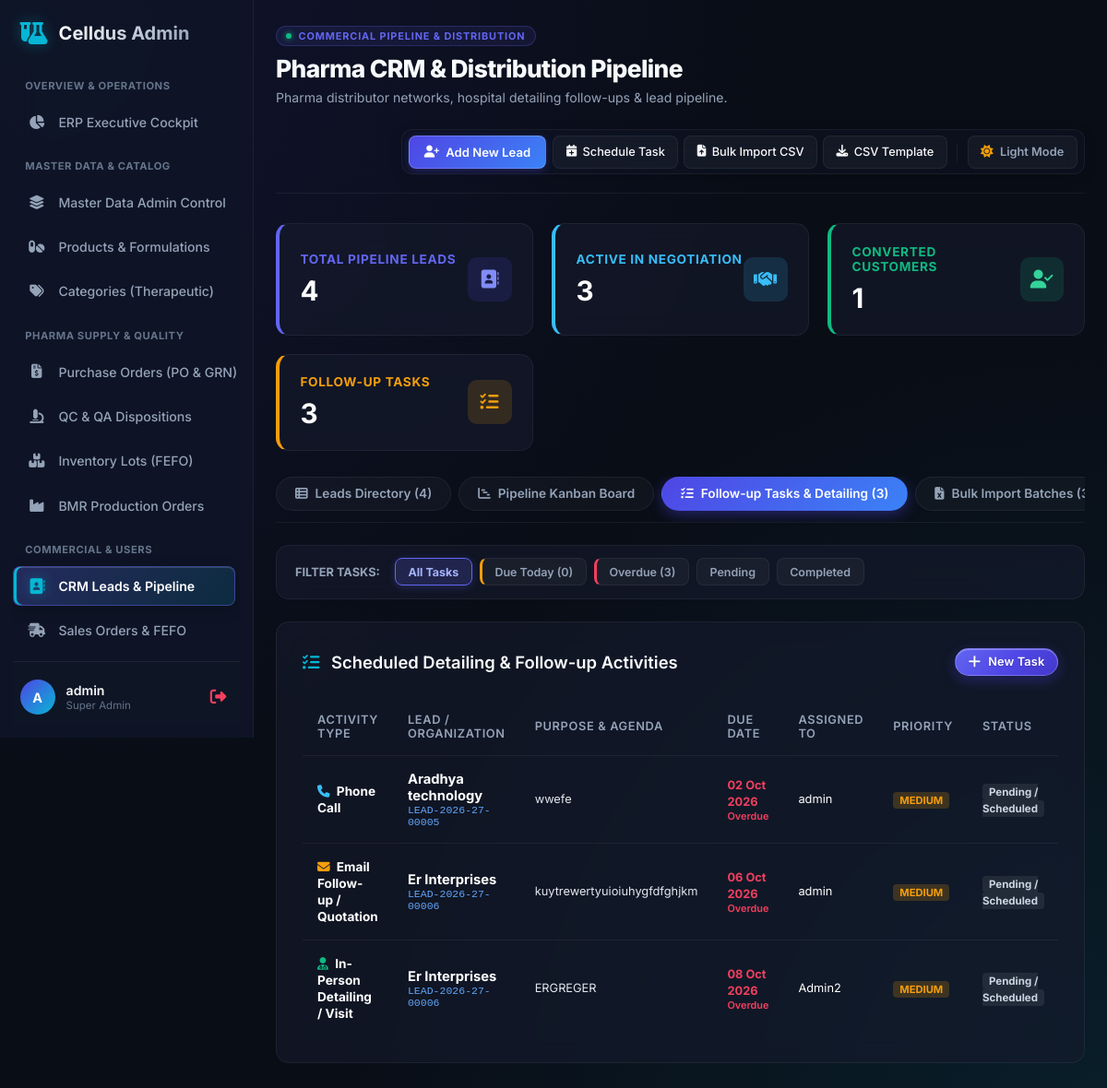
Page /dashboard/crm/?tab=tasks (signed in) on the earlier database version.
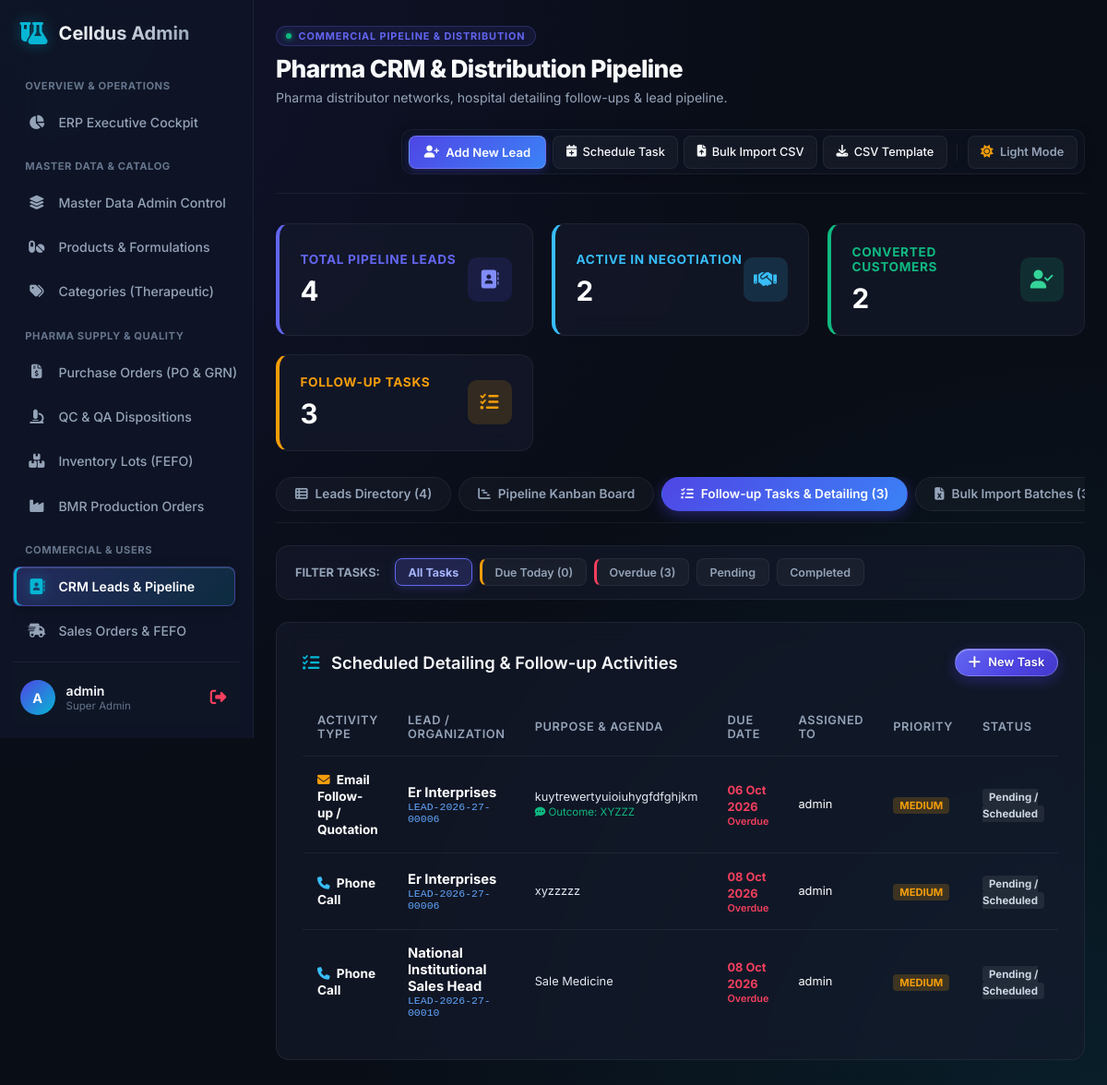
Same page on the later database version.
### erp_crm/models.py (models this page shows, shortened)
class FollowUpTask(ERPBaseModel):
    ACTIVITY_CHOICES = (
        ('CALL', 'Phone Call'),
        ('VISIT', 'In-Person Detailing / Visit'),
        ('EMAIL', 'Email Follow-up / Quotation'),
        ('MEETING', 'Commercial Negotiation Meeting'),
    )
    STATUS_CHOICES = (
        ('PENDING', 'Pending / Scheduled'),
        ('COMPLETED', 'Completed'),
        ('RESCHEDULED', 'Rescheduled'),
        ('CANCELLED', 'Cancelled'),
    )
    lead = models.ForeignKey(Lead, on_delete=models.CASCADE, related_name='tasks')
    activity_type = models.CharField(max_length=20, choices=ACTIVITY_CHOICES, default='CALL')
    purpose = models.CharField(max_length=255)
    due_date = models.DateField(db_index=True)
    assigned_to = models.ForeignKey(settings.AUTH_USER_MODEL, on_delete=models.SET_NULL, null=True, blank=True, related_name='crm_tasks')
    priority = models.CharField(max_length=20, default='MEDIUM', choices=(('LOW', 'Low'), ('MEDIUM', 'Medium'), ('HIGH', 'High')))
    status = models.CharField(max_length=20, choices=STATUS_CHOICES, default='PENDING', db_index=True)
    outcome_notes = models.TextField(blank=True)
    completed_at = models.DateTimeField(null=True, blank=True)

class Lead(ERPBaseModel):
    LEAD_TYPE_CHOICES = (
        ('DISTRIBUTOR', 'Distributor / Wholesaler'),
        ('STOCKIST', 'Stockist / C&F'),
        ('RETAILER', 'Retail Chemist / Pharmacy'),
        ('HOSPITAL', 'Hospital / Medical Center'),
        ('CLINIC', 'Doctor Clinic'),
        ('INSTITUTIONAL', 'Institutional / Government Buyer'),
        ('OTHER', 'Other'),
    )
    STAGE_CHOICES = (
        ('NEW', 'New Lead'),
        ('CONTACTED', 'Initial Contact Made'),
        ('FOLLOW_UP', 'Active Follow-Up'),
        ('QUALIFIED', 'Qualified Prospect'),
        ('QUOTATION', 'Quotation / Commercial Proposal Sent'),
        ('CONVERTED', 'Converted to Customer'),
        ('LOST', 'Lost Opportunity'),
    )
    lead_id = models.CharField(max_length=60, unique=True, editable=False, db_index=True)
    lead_type = models.CharField(max_length=30, choices=LEAD_TYPE_CHOICES, default='DISTRIBUTOR')
    organization_name = models.CharField(max_length=200, db_index=True)
    contact_person = models.CharField(max_length=150)
    phone = models.CharField(max_length=30, db_index=True)
    email = models.EmailField(blank=True, db_index=True)
    city = models.CharField(max_length=100)
    state = models.CharField(max_length=100)
    territory = models.CharField(max_length=100, blank=True)
    tax_or_drug_license = models.CharField(max_length=100, blank=True)
    source = models.CharField(max_length=100, default='Field Inquiry', help_text="e.g. Website, Medical Expo, Field Call")
    stage = models.CharField(max_length=30, choices=STAGE_CHOICES, default='NEW', db_index=True)
    owner = models.ForeignKey(settings.AUTH_USER_MODEL, null=True, blank=True, on_delete=models.SET_NULL, related_name='assigned_leads')
    next_follow_up_date = models.DateField(null=True, blank=True, db_index=True)
    lost_reason = models.TextField(blank=True)
    notes = models.TextField(blank=True)

### main/dashboard_erp_views.py (the view, shortened to what this page needs)
# urls.py: path('dashboard/crm/', dashboard_erp_views.dashboard_crm, name='dashboard_crm'),
@staff_required
def dashboard_crm(request):
    search = request.GET.get('q', '').strip()
    stage_filter = request.GET.get('stage', '').strip()
    type_filter = request.GET.get('type', '').strip()
    owner_filter = request.GET.get('owner', '').strip()
    task_filter = request.GET.get('task_status', 'ALL').strip()
    active_tab = request.GET.get('tab', 'leads').strip()
    today = timezone.now().date()
    all_leads_qs = Lead.objects.select_related('owner').prefetch_related('tasks').order_by('-created_at')
    leads_qs = all_leads_qs
    if stage_filter and stage_filter != 'ALL':
        leads_qs = leads_qs.filter(stage=stage_filter)
    if type_filter and type_filter != 'ALL':
        leads_qs = leads_qs.filter(lead_type=type_filter)
    if owner_filter and owner_filter != 'ALL':
        leads_qs = leads_qs.filter(owner_id=owner_filter)
    tasks_qs = FollowUpTask.objects.select_related('lead', 'assigned_to').order_by('due_date')
    if task_filter == 'PENDING':
        tasks_qs = tasks_qs.filter(status='PENDING')
    elif task_filter == 'COMPLETED':
        tasks_qs = tasks_qs.filter(status='COMPLETED')
    elif task_filter == 'DUE_TODAY':
        tasks_qs = tasks_qs.filter(due_date=today, status='PENDING')
    elif task_filter == 'OVERDUE':
        tasks_qs = tasks_qs.filter(due_date__lt=today, status='PENDING')
    total_leads = Lead.objects.count()
    active_pipeline_count = Lead.objects.filter(stage__in=['NEW', 'CONTACTED', 'FOLLOW_UP', 'QUALIFIED', 'QUOTATION']).count()
    converted_count = Lead.objects.filter(stage='CONVERTED').count()
    lost_count = Lead.objects.filter(stage='LOST').count()
    conversion_rate = round((converted_count / total_leads * 100), 1) if total_leads > 0 else 0
    tasks_due_today = FollowUpTask.objects.filter(due_date=today, status='PENDING').count()
    tasks_overdue = FollowUpTask.objects.filter(due_date__lt=today, status='PENDING').count()
    total_tasks = FollowUpTask.objects.count()
    stage_counts = {
        'NEW': Lead.objects.filter(stage='NEW').count(),
        'CONTACTED': Lead.objects.filter(stage='CONTACTED').count(),
        'FOLLOW_UP': Lead.objects.filter(stage='FOLLOW_UP').count(),
        'QUALIFIED': Lead.objects.filter(stage='QUALIFIED').count(),
        'QUOTATION': Lead.objects.filter(stage='QUOTATION').count(),
        'CONVERTED': Lead.objects.filter(stage='CONVERTED').count(),
        'LOST': Lead.objects.filter(stage='LOST').count(),
    }
    pipeline_columns = [
        {
            'stage': 'NEW',
            'title': 'New Leads',
            'badge_color': '#3b82f6',
            'leads': all_leads_qs.filter(stage='NEW')[:20]
        },
        {
            'stage': 'CONTACTED',
            'title': 'Contacted',
            'badge_color': '#8b5cf6',
            'leads': all_leads_qs.filter(stage='CONTACTED')[:20]
        },
        {
            'stage': 'FOLLOW_UP',
            'title': 'Active Follow-Up',
            'badge_color': '#06b6d4',
            'leads': all_leads_qs.filter(stage='FOLLOW_UP')[:20]
        },
        {
            'stage': 'QUALIFIED',
            'title': 'Qualified',
            'badge_color': '#f59e0b',
            'leads': all_leads_qs.filter(stage='QUALIFIED')[:20]
        },
        {
            'stage': 'QUOTATION',
            'title': 'Quotation Sent',
            'badge_color': '#ec4899',
            'leads': all_leads_qs.filter(stage='QUOTATION')[:20]
        },
        {
            'stage': 'CONVERTED',
            'title': 'Converted (Won)',
            'badge_color': '#10b981',
            'leads': all_leads_qs.filter(stage='CONVERTED')[:20]
        },
    ]
    import_batches = LeadImportBatch.objects.select_related('created_by').order_by('-created_at')[:30]
    staff_users = User.objects.filter(is_active=True).order_by('username')
    all_leads_dropdown = Lead.objects.only('id', 'lead_id', 'organization_name').order_by('organization_name')
    context = {
        'leads': leads_qs[:150],
        'all_leads_dropdown': all_leads_dropdown,
        'tasks': tasks_qs[:100],
        'pipeline_columns': pipeline_columns,
        'import_batches': import_batches,
        'staff_users': staff_users,
        'stage_choices': Lead.STAGE_CHOICES,
        'lead_type_choices': Lead.LEAD_TYPE_CHOICES,
        'activity_choices': FollowUpTask.ACTIVITY_CHOICES,
        'task_priority_choices': (('LOW', 'Low'), ('MEDIUM', 'Medium'), ('HIGH', 'High')),
        'task_status_choices': FollowUpTask.STATUS_CHOICES,
        'total_leads': total_leads,
        'active_pipeline_count': active_pipeline_count,
        'converted_count': converted_count,
        'lost_count': lost_count,
        'conversion_rate': conversion_rate,
        'tasks_due_today': tasks_due_today,
        'tasks_overdue': tasks_overdue,
        'total_tasks': total_tasks,
        'stage_counts': stage_counts,
        'today': today,
        'search_query': search,
        'stage_filter': stage_filter,
        'type_filter': type_filter,
        'owner_filter': owner_filter,
        'task_filter': task_filter,
        'active_tab': active_tab,
    }
    return render(request, 'dashboard/erp_crm.html', context)

### main/context_processors.py (called while the page is built)
def footer_blogs(request):
    return {"footer_blogs": Blog.objects.all().order_by('-created_at')[:2]}

### main/dashboard_erp_views.py (called while the page is built)
def staff_required(view_func):
    return user_passes_test(lambda u: u.is_active and u.is_staff, login_url='dashboard_login')(view_func)

### templates/dashboard/erp_crm.html (shortened to what the changed rows need)
{% extends 'dashboard/base.html' %}
{% load static %}
{% block page_title %}
<span class="crm-header-eyebrow">
    <span class="live-status-dot"></span>
    <span>COMMERCIAL PIPELINE & DISTRIBUTION</span>
</span>
<span class="crm-header-main-title">Pharma CRM & Distribution Pipeline</span>
{% endblock %}
{% block content %}
<div class="stats-grid" style="display: grid; grid-template-columns: repeat(auto-fit, minmax(220px, 1fr)); gap: 1.25rem; margin-bottom: 1.75rem; width: 100%; box-sizing: border-box;">
    <a href="?tab=pipeline" class="stats-card-link" style="text-decoration: none; color: inherit; display: block;" title="View Pipeline Kanban Board">
        <div class="stats-card" style="border-left: 4px solid #38bdf8; cursor: pointer;">
            <div class="stats-info">
                <h3 style="color: #38bdf8;">Active In Negotiation</h3>
                <div class="stats-number">{{ active_pipeline_count }}</div>
            </div>
        </div>
    </a>
    <a href="?tab=leads&stage=CONVERTED" class="stats-card-link" style="text-decoration: none; color: inherit; display: block;" title="View Converted Customers">
        <div class="stats-card" style="border-left: 4px solid #10b981; cursor: pointer;">
            <div class="stats-info">
                <h3 style="color: #10b981;">Converted Customers</h3>
                <div class="stats-number">{{ converted_count }}</div>
            </div>
        </div>
    </a>
</div>
{% if active_tab == 'tasks' %}
<div class="panel">
    <div class="panel-header">
        <h2 class="panel-title">
            <i class="fa-solid fa-list-check" style="color: #06b6d4; margin-right: 0.5rem;"></i>
            Scheduled Detailing & Follow-up Activities
        </h2>
    </div>
    <div class="table-container">
        <table class="custom-table">
            <thead>
                <tr>
                    <th>Activity Type</th>
                    <th>Lead / Organization</th>
                    <th>Purpose & Agenda</th>
                    <th>Due Date</th>
                    <th>Assigned To</th>
                    <th>Priority</th>
                    <th>Status</th>
                </tr>
            </thead>
            <tbody>
                {% for task in tasks %}
                <tr>
                    <td>
                        <strong style="color: #fff; font-size: 0.85rem;">
                            {% if task.activity_type == 'CALL' %}<i class="fa-solid fa-phone" style="color: #38bdf8; margin-right: 4px;"></i>
                            {% elif task.activity_type == 'VISIT' %}<i class="fa-solid fa-user-doctor" style="color: #10b981; margin-right: 4px;"></i>
                            {% elif task.activity_type == 'EMAIL' %}<i class="fa-solid fa-envelope" style="color: #f59e0b; margin-right: 4px;"></i>
                            {% else %}<i class="fa-solid fa-handshake" style="color: #ec4899; margin-right: 4px;"></i>{% endif %}
                            {{ task.get_activity_type_display }}
                        </strong>
                    </td>
                    <td>
                        <div style="font-weight: 700; color: #fff;">{{ task.lead.organization_name }}</div>
                        <div style="font-size: 0.72rem; color: #60a5fa; font-family: monospace;">{{ task.lead.lead_id }}</div>
                    </td>
                    <td style="max-width: 250px;">
                        <div style="font-size: 0.8rem; color: #e2e8f0;">{{ task.purpose }}</div>
                        {% if task.outcome_notes %}
                        <div style="font-size: 0.72rem; color: #10b981; margin-top: 2px;">
                            <i class="fa-solid fa-comment-dots"></i> Outcome: {{ task.outcome_notes }}
                        </div>
                        {% endif %}
                    </td>
                    <td>
                        <span style="font-size: 0.8rem; font-weight: 700;
                            {% if task.status == 'COMPLETED' %}color: var(--text-muted);
                            {% elif task.due_date < today %}color: #f43f5e;
                            {% elif task.due_date == today %}color: #f59e0b;
                            {% else %}color: #10b981;{% endif %}">
                            {{ task.due_date|date:"d M Y" }}
                        </span>
                        {% if task.status == 'PENDING' %}
                            {% if task.due_date < today %}<div style="font-size: 0.68rem; color: #f43f5e; font-weight: 600;">Overdue</div>
                            {% elif task.due_date == today %}<div style="font-size: 0.68rem; color: #f59e0b; font-weight: 600;">Due Today</div>{% endif %}
                        {% endif %}
                    </td>
                    <td>
                        <div style="font-size: 0.8rem; color: #fff;">{{ task.assigned_to.username|default:"-- Unassigned --" }}</div>
                    </td>
                    <td>
                        <span style="padding: 2px 7px; border-radius: 4px; font-size: 0.7rem; font-weight: 700;
                            {% if task.priority == 'HIGH' %}background: rgba(244, 63, 94, 0.2); color: #f43f5e;
                            {% elif task.priority == 'MEDIUM' %}background: rgba(245, 158, 11, 0.2); color: #f59e0b;
                            {% else %}background: rgba(16, 185, 129, 0.2); color: #10b981;{% endif %}">
                            {{ task.priority }}
                        </span>
                    </td>
                    <td>
                        <span style="padding: 2px 7px; border-radius: 4px; font-size: 0.72rem; font-weight: 700;
                            {% if task.status == 'COMPLETED' %}background: rgba(16, 185, 129, 0.2); color: #10b981;
                            {% elif task.status == 'CANCELLED' %}background: rgba(244, 63, 94, 0.2); color: #f43f5e;
                            {% elif task.status == 'RESCHEDULED' %}background: rgba(139, 92, 246, 0.2); color: #a78bfa;
                            {% else %}background: rgba(255, 255, 255, 0.08); color: #cbd5e1;{% endif %}">
                            {{ task.get_status_display }}
                        </span>
                    </td>
                </tr>
                {% empty %}
                <tr>
                    <td colspan="8" style="text-align: center; color: var(--text-muted); padding: 3rem;">
                        No follow-up tasks found for this filter.
                    </td>
                </tr>
                {% endfor %}
            </tbody>
        </table>
    </div>
</div>
{% endif %}
{% endblock %}

Differences in the rows shown:
removed FollowUpTask: activity_type "Phone Call", lead.organization_name "Aradhya technology", lead.lead_id "LEAD-2026-27-00005", purpose "wwefe", due_date "02 Oct 2026", shows "Overdue", assigned_to.username "admin", priority "MEDIUM", status "Pending / Scheduled"
removed FollowUpTask: activity_type "In-Person Detailing / Visit", lead.organization_name "Er Interprises", lead.lead_id "LEAD-2026-27-00006", purpose "ERGREGER", due_date "08 Oct 2026", shows "Overdue", assigned_to.username "Admin2", priority "MEDIUM", status "Pending / Scheduled"
changed FollowUpTask "Email Follow-up / Quotation": outcome_notes (not shown) → "XYZZZ"
added FollowUpTask: activity_type "Phone Call", lead.organization_name "Er Interprises", lead.lead_id "LEAD-2026-27-00006", purpose "xyzzzzz", due_date "08 Oct 2026", shows "Overdue", assigned_to.username "admin", priority "MEDIUM", status "Pending / Scheduled"
added FollowUpTask: activity_type "Phone Call", lead.organization_name "National Institutional Sales Head", lead.lead_id "LEAD-2026-27-00010", purpose "Sale Medicine", due_date "08 Oct 2026", shows "Overdue", assigned_to.username "admin", priority "MEDIUM", status "Pending / Scheduled"
Other differences:
{{ active_pipeline_count }}: "3" → "2"
{{ converted_count }}: "1" → "2"
